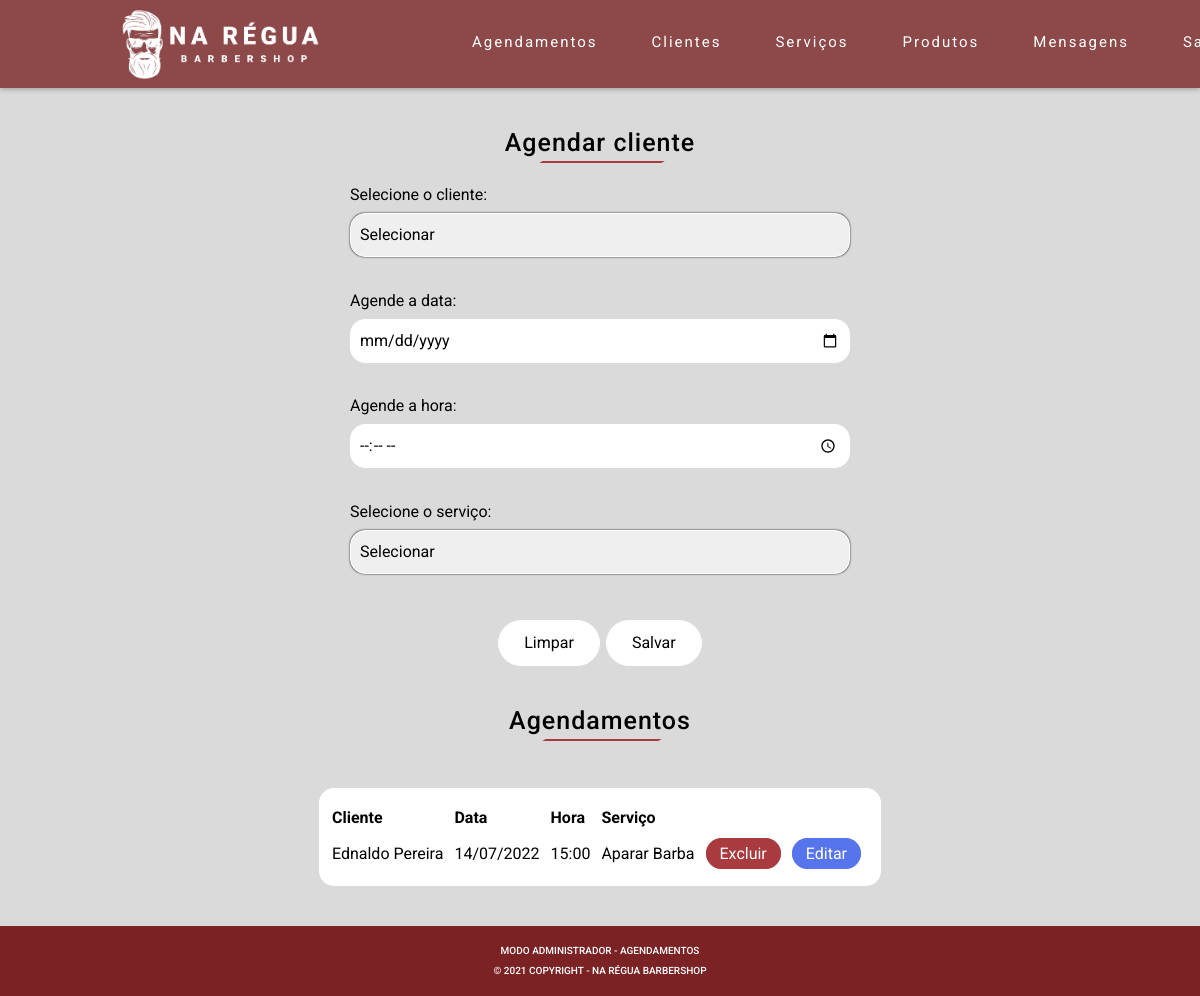
The page /restricted-area/show-scheduling.php (signed in) on the database its author committed.
### tables this page shows
CREATE TABLE `scheduletb` (
  `scheduleId` int(11) NOT NULL,
  `scheduleDate` date NOT NULL,
  `scheduleHour` time NOT NULL,
  `clientId` int(11) NOT NULL,
  `serviceId` int(11) NOT NULL
);

CREATE TABLE `clienttb` (
  `clientId` int(11) NOT NULL,
  `clientName` varchar(60) NOT NULL,
  `clientEmail` varchar(60) NOT NULL,
  `clientPhone` varchar(15) NOT NULL
);

CREATE TABLE `servicetb` (
  `serviceId` int(11) NOT NULL,
  `serviceDesc` varchar(80) NOT NULL,
  `serviceName` varchar(40) NOT NULL,
  `serviceImg` varchar(120) NOT NULL
);

### class/Service.php (called while the page is built, shortened)
<?php
class Service
{
    public function list()
    {
        $connection = Connection::connect();
        $stmt = $connection->prepare("SELECT * FROM servicetb");
        $stmt->execute();
        return $stmt;
    }
}
?>

### class/Scheduling.php (called while the page is built, shortened)
<?php
require_once("Service.php");
class Scheduling
{
    public function list()
    {
        $connection = Connection::connect();
        $stmt = $connection->prepare("SELECT s.scheduleId, DATE_FORMAT(s.scheduleDate,'%d/%m/%Y') AS scheduleDate, DATE_FORMAT(s.scheduleHour, '%H:%i') AS scheduleHour, c.clientName, se.serviceName, c.clientId, se.serviceId FROM scheduletb s
        INNER JOIN clienttb c
        ON s.clientId = c.clientId
        INNER JOIN servicetb se
        ON s.serviceId = se.serviceId
        ORDER BY scheduleId DESC");
        $stmt->execute();
        return $stmt;
    }
}
?>

### restricted-area/show-scheduling.php (the view, shortened to what this page needs)
<?php include_once("validate-sentinel.php");
include_once("partials/head.php");
include_once("partials/nav.php");
require_once("../class/Scheduling.php");
require_once("../class/Service.php");
$scheduling = new Scheduling();
$stmt = $scheduling->list();
?>
<section id="containerColumn" class="container-fluid">
    <div class="column-1">
        <h3 class="restricted-title-section">Agendar cliente</h3>
        <form id="form" class="form" method="post" action="crud-scheduling.php">
            <label for="clientInput">Selecione o cliente:</label>
            <select id="clientInput" class="rt-text-input select-disable" name="clientId">
                <option value="0">Selecionar</option>
            </select>
            <label for="dateInput">Agende a data:</label>
            <input type="date" id="dateInput" class="rt-text-input select-disable" name="scheduleDate">
            <label for="hourInput">Agende a hora:</label>
            <input type="time" id="hourInput" class="rt-text-input select-disable" name="scheduleHour">
            <label for="serviceInput">Selecione o serviço:</label>
            <select id="serviceInput" class="rt-text-input select-disable" name="serviceId">
                <option value="0">Selecionar</option>
            </select>
            <div class="btn-container">
                <input id="resetBtn" class="white-submit-btn" type="reset" value="Limpar">
                <input id="submitBtn" class="white-submit-btn" type="button" value="Salvar">
            </div>
        </form>
    </div>
    <div class="column-2">
        <h3 class="restricted-title-section">Agendamentos</h3>
        <table>
            <thead>
                <tr>
                    <th scope="col">Cliente</th>
                    <th scope="col">Data</th>
                    <th scope="col">Hora</th>
                    <th scope="col">Serviço</th>
                </tr>
            </thead>
            <tbody>
                <?php foreach ($stmt as $row) { ?>
                    <tr>
                        <td><?php echo $row[3] ?></td>
                        <td><?php echo $row[1] ?></td>
                        <td><?php echo $row[2] ?></td>
                        <td><?php echo $row[4] ?></td>
                        <td class="btnTd">
                            <a type="button" class="btn btn-delete" data-bs-toggle="modal" data-bs-target="#deleteSchedulingModal" data-bs-id="<?php echo $row[0] ?>">Excluir</a>
                        <td class="btnTd">
                            <a type="button" class="btn btn-edit" data-bs-toggle="modal" data-bs-target="#editSchedulingModal" data-bs-id="<?php echo $row[0] ?>" data-bs-client="<?php echo $row[5] ?>" data-bs-service="<?php echo $row[6] ?>">Editar</a>
                        </td>
                    </tr>
                <?php } ?>
            </tbody>
        </table>
    </div>
</section>
</main>
<footer class="footer">
    <h6>Modo Administrador - Agendamentos</h6>
    <h6>© 2021 Copyright - Na Régua Barbershop</h6>
</footer>
</body>
</html>

### assets/css/style.css (style rules this page uses)
html { scroll-behavior: smooth; scroll-padding-top: 7vh; }
body { display: flex; flex-direction: column; height: 100vh; font-family: 'Roboto', sans-serif; }
a { text-decoration: none; }
.select-disable { -webkit-user-select: none; -khtml-user-select: none; -moz-user-select: none; -o-user-select: none; user-select: none; }
.footer { flex-shrink: 0; display: flex; flex-direction: column; justify-content: center; align-items: center; padding: 15px; background-color: rgba(109, 10, 14, 0.9); z-index: 1; }
.footer h6 { font-size: 10px; margin: 4px 0 4px 0; text-transform: uppercase; }
.footer h6, .footer h6 a { text-align: center; font-size: 10px; color: #fff; text-decoration: none; }
label { display: flex; justify-content: flex-start; margin-bottom: -25px; margin-top: 5px; }
.rt-text-input { margin-top: 31px; padding: 9px; border: 1px solid #fff; border-radius: 15px; width: 500px; transition: .4s; }
select { appearance: none; -webkit-appearance: none; -moz-appearance: none; box-sizing: border-box; margin-top: 12px; padding: 9px; border-style: none; border-radius: 15px; width: 290px; box-shadow: 0px 0px 2px #000; cursor: pointer; }
.white-submit-btn { color: #000; background-color: #fff; cursor: pointer; margin-left: 3px; margin-right: 3px; padding: 10px; padding-left: 25px; padding-right: 25px; border-radius: 50px; border-style: none; border: 1px solid #fff; transition: .4s; }
.btn-container { display: flex; justify-content: center; margin-top: 20px; }
.column-1 { margin-top: 40px; margin-bottom: 40px; display: flex; flex-direction: column; align-items: center; text-align: center; }
.column-2 { margin-top: 40px; padding-bottom: 40px; display: flex; flex-direction: column; align-items: center; }
.form { display: flex; flex-direction: column; justify-content: center; }
table { padding: 10px; margin-top: 32px; background-color: #fff; color: #000; border-collapse: unset; border-radius: 15px; }
td, th { height: 36px; }
th { padding-right: 10px; }
td { padding-right: 8px; padding-bottom: 6px; }
.restricted-title-section { font-size: 25px; letter-spacing: 1px; font-weight: 500; position: relative; margin-bottom: 20px; }
.title-section::after, .restricted-title-section::after { content: ''; display: block; position: absolute; left: 19%; bottom: -5px; width: 64%; height: 2px; transform: skew(-60deg); background-color: #a93a3e; align-items: center; }
.btn { all: unset; margin-top: 4px; padding: 5px 13px 5px 13px; color: #fff; border-radius: 50px; cursor: pointer; }
.btn-delete { background-color: #a93a3e; border: 1px solid #a93a3e; transition: .4s; }
.btn-edit { background-color: #5674ec; border: 1px solid #5674ec; transition: .4s; }

### rows shown on the page
scheduletb: clientId.clientName "Ednaldo Pereira", row "14/07/2022", row "15:00", serviceId.serviceName "Aparar Barba"
